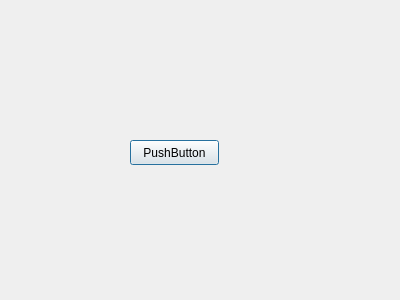
<?xml version="1.0" encoding="UTF-8"?>
<ui version="4.0">
 <class>Dialog</class>
 <widget class="QDialog" name="Dialog">
  <property name="geometry">
   <rect>
    <x>0</x>
    <y>0</y>
    <width>400</width>
    <height>300</height>
   </rect>
  </property>
  <property name="windowTitle">
   <string>Dialog</string>
  </property>
  <widget class="QPushButton" name="pushButton">
   <property name="geometry">
    <rect>
     <x>130</x>
     <y>140</y>
     <width>89</width>
     <height>25</height>
    </rect>
   </property>
   <property name="text">
    <string>PushButton</string>
   </property>
  </widget>
 </widget>
 <resources/>
 <connections/>
</ui>
